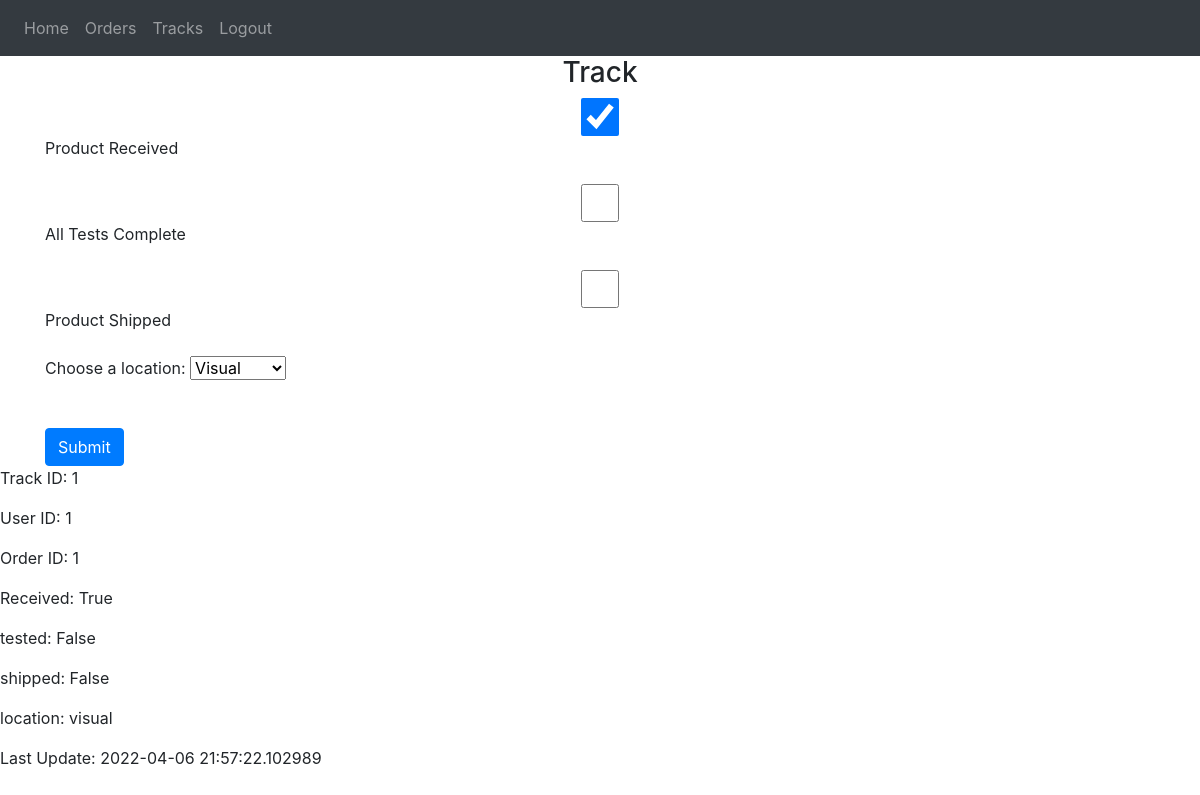
The page /track/1 (signed in) on the database its author committed.
### website/models.py (models this page shows)
class Track(db.Model):
    id = db.Column(db.Integer, primary_key=True)
    user_id = db.Column(db.Integer, db.ForeignKey('user.id'))
    order_id = db.Column(db.Integer, db.ForeignKey('order.id'))
    received = db.Column(db.Boolean)
    tested = db.Column(db.Boolean)
    shipped = db.Column(db.Boolean)
    location = db.Column(db.String(10000))
    last_update = db.Column(db.DateTime(timezone=True), default=func.now())
    orders = db.relationship('Order')

### website/views.py (the view, shortened to what this page needs)
@views.route('/track/<id>', methods=['GET', 'POST'])
@login_required
def TrackById(id) :
    track_id = id
    track = Track.query.get(track_id)
    order = Order.query.get(track.order_id)
    track.received = bool(track.received)
    track.tested = bool(track.tested)
    track.shipped = bool(track.shipped)
    return render_template("track.html", user=current_user, order=order, track=track)

### website/__init__.py (called while the page is built)
def create_app():
    app = Flask(__name__)
    app.config['SECRET_KEY'] = 'hjshjhdjah kjshkjdhjs'
    app.config['SQLALCHEMY_DATABASE_URI'] = f'sqlite:///{DB_NAME}'
    db.init_app(app)
    from .views import views
    from .auth import auth
    app.register_blueprint(views, url_prefix='/')
    app.register_blueprint(auth, url_prefix='/')
    from .models import User, Note
    create_database(app)
    login_manager = LoginManager()
    login_manager.login_view = 'auth.login'
    login_manager.init_app(app)
    @login_manager.user_loader
    def load_user(id):
        return User.query.get(int(id))
    return app

### website/templates/track.html (shortened to what this page needs)
{% extends "base.html" %}
{% block content %}
<div>
  <form method="POST" id="edit-track-form">
    <h3 align="center">Track</h3>
    <div class="form-group">
      <input type="checkbox" class="form-control" id="received" name="received" {% if track.received == True  %} checked {% else %} unchecked {% endif %} value="{{ track.received }}"/>
      <label for="received"> Product Received </label><br>
    </div>
    <div class="form-group">
      <input type="checkbox" class="form-control" id="tested" name="tested"  {% if track.tested == True  %} checked {% else %} unchecked {% endif %} value="{{ track.tested }}"/>
      <label for="tested"> All Tests Complete </label><br>
    </div>
    <div class="form-group">
      <input type="checkbox" class="form-control" id="shipped" name="shipped"  {% if track.shipped == True  %} checked {% else %} unchecked {% endif %} value="{{ track.shipped }}"/>
      <label for="shipped"> Product Shipped </label><br>
    </div>
    <div class="form-group">
      <label for="cars">Choose a location:</label>
      <select name="location" id="location" form="edit-track-form" value="{{ track.location }}">
        <option value="visual" {% if track.location == 'visual' %}selected{% endif %}>Visual</option>
      </select>
    </div>
    </div>
    <br />
    <button type="submit" class="btn btn-primary">Submit</button>
</div>
<div>
  <p>Track ID: {{ track.id }}</p>
  <p>User ID: {{ track.user_id }}</p>
  <p>Order ID: {{ track.order_id }}</p>
  <p>Received: {{ track.received }}</p>
  <p>tested: {{ track.tested }}</p>
  <p>shipped: {{ track.shipped }}</p>
  <p>location: {{ track.location }}</p>
  <p>Last Update: {{ track.last_update }}</p>
</div>
{% endblock %}

### rows shown on the page
Track: received "☑", location "Visual", id "1", user_id "1", order_id "1", received "True", tested "False", shipped "False", location "visual", last_update "2022-04-06 21:57:22.102989"
